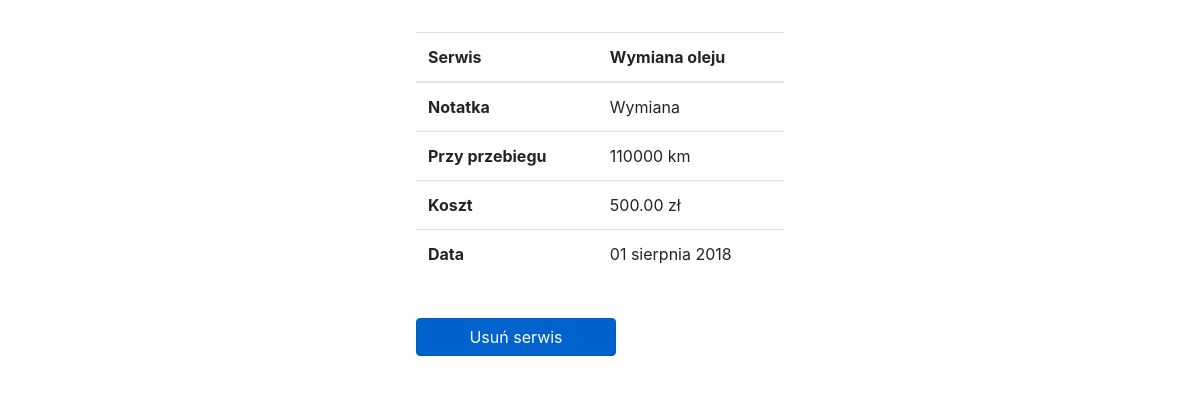
/car/15/services/57/, run on the app's committed database.
### Site/models.py (models this page shows, shortened)
class Service(models.Model):
    mileage_number = models.DecimalField(max_digits=8, decimal_places=0, verbose_name="Przebieg")
    cash_float = models.DecimalField(max_digits=6, decimal_places=2, verbose_name="Kwota")
    note_text = models.CharField(max_length=256, blank=True, null=True, verbose_name="Notatka")
    title_text = models.CharField(max_length=32, verbose_name="Tytuł")
    created_date = models.DateField(default=timezone.now, verbose_name="Data")
    class Meta:
        ordering = ['-created_date']

### Site/views.py (the view)
# urls.py: path('car/<int:Car_id>/services/<int:Service_id>/', views.ServiceView, name="service"),
@csrf_exempt
def ServiceView(request, Service_id, Car_id):
    try:
        service = Service.objects.get(pk=Service_id)
        car = Car.objects.get(pk=Car_id)
    except Service.DoesNotExist:
        raise Http404("no service!")
    context = {
        "Service": service,
        "Car": car,
    }
    return render(request, "Site/service.html", context)

### templates/Site/service.html (shortened to what this page needs)
<!DOCTYPE html>
<html lang="pl">
<head>
    {% load bootstrap4 %}
    {% bootstrap_css %}
</head>
<body class="bg">
<div class="jumbotron p-3 mt-3 bg-white mx-auto col-sm-4 col-md-4">
    <table class="table">
        <thead>
        <tr>
            <th scope="col">Serwis</th>
            <th scope="col">{{ Service.title_text }}</th>
        </tr>
        </thead>
        <tbody>
        <tr>
            <th scope="row">Notatka</th>
            <td>{{ Service.note_text }}</td>
        </tr>
        <tr>
            <th scope="row">Przy przebiegu</th>
            <td>{{ Service.mileage_number }} km</td>
        </tr>
        <tr>
            <th scope="row">Koszt</th>
            <td>{{ Service.cash_float }} zł</td>
        </tr>
        <tr>
            <th scope="row">Data</th>
            <td>{{ Service.created_date|date:"d E Y" }} </td>
        </tr>
        </tbody>
    </table>
    <br>
    <a href="{% url 'delete_service' Car.id Service.id %}" style="width: 200px;"
       class="btn btn-primary active mx-auto"
       role="button" aria-pressed="true">Usuń serwis</a>
</div>
</body>
</html>

### templates/Site/service.html (style rules this page uses)
body, html { height: 100%; margin: 0; }
.bg { background-image: url("https://images.wallpaperscraft.com/image/highway_cars_city_traffic_buildings_black_white_25566_1920x1080.jpg"); height: 100%; background-position: center; background-repeat: no-repeat; background-attachment: fixed; background-size: cover; }

### data on the page
Service: title_text "Wymiana oleju", note_text "Wymiana", mileage_number "110000", cash_float "500.00", created_date "01 sierpnia 2018"
